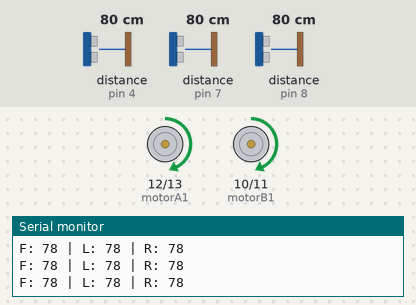
Bench run of a sketch on a simulated Arduino Uno, built with avr-gcc and run on an emulated ATmega328P. Parts: motor-driver pin pairs drawn as motors (green arrow = first pin HIGH = forward, orange = second pin HIGH = backward, longer = more drive, scaled by the enable pin), the last lines printed to the serial monitor. Wiring (inferred from the names in the program): 3 × ultrasonic range finder: trigger pin 2, echo pin 4 / trigger pin 6, echo pin 7 / trigger pin 9, echo pin 8. Inputs (shaded band) come from the test bench; at power-on: distance to the obstacle (sensors on pin 4, pin 7, pin 8) 80 cm. The echo pulse lasts 58.3 µs per cm.

Above: at 1.2 s.
1.3 s: distance to the obstacle (sensor on pin 4) set to 13 cm
4.3 s: distance to the obstacle (sensor on pin 4) set to 10 cm
At 4.9 s:
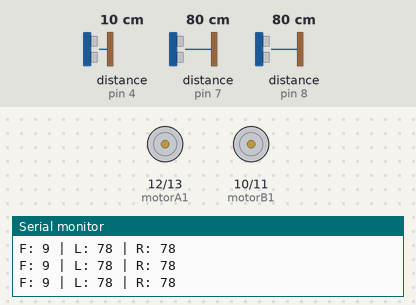
5.8 s: distance to the obstacle (sensor on pin 7) set to 12 cm
8.8 s: distance to the obstacle (sensor on pin 7) set to 9 cm
At 9.8 s:
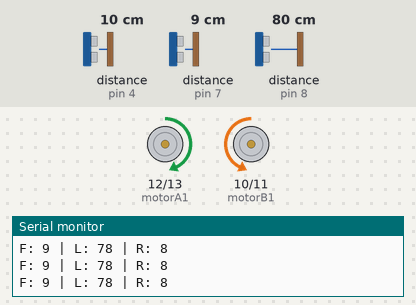
10.3 s: distance to the obstacle (sensor on pin 7) set to 60 cm
At 11.3 s:
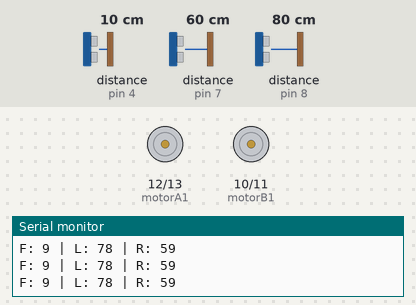
11.8 s: distance to the obstacle (sensor on pin 8) set to 12 cm
14.8 s: distance to the obstacle (sensor on pin 8) set to 9 cm
At 15.7 s:
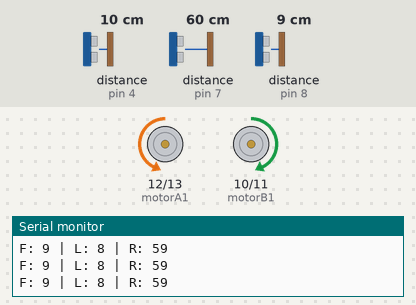
Timing chart, 0 to 17.3 s (numbered marks = the images above; inputs shaded):
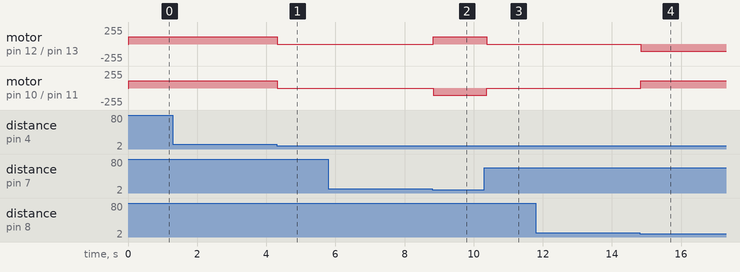

The sketch:

sketch_feb2a.ino
```cpp
/* =====================================
   SMART CAR USING 3 ULTRASONIC
   KELOMPOK 6
   Ady Marsha Maulana (2510816110001)
   Siti Rabi'ah Kamil Putri (2510819120004)
   Nabilla (2510819120005)
   Aisyah Dini Nur'azmi (2510819320001)
   Muhammad nor Fadillah (2510816210004)
   ===================================== */

// ===== ULTRASONIC SENSOR =====
#define trigFront 2
#define echoFront 4

#define trigLeft 9
#define echoLeft 8

#define trigRight 6
#define echoRight 7

// ===== MOTOR DRIVER =====
#define motorA1 12   // Motor kiri
#define motorA2 13
#define motorB1 10   // Motor kanan
#define motorB2 11

#define enableA 3
#define enableB 5

/* =====================================
   VARIABLE
   ===================================== */
int distanceFront;
int distanceLeft;
int distanceRight;

const int safeDistance = 10; // cm
const int speedMotor = 110;

/* =====================================
   SETUP
   ===================================== */
void setup() {
  pinMode(trigFront, OUTPUT);
  pinMode(echoFront, INPUT);

  pinMode(trigLeft, OUTPUT);
  pinMode(echoLeft, INPUT);

  pinMode(trigRight, OUTPUT);
  pinMode(echoRight, INPUT);

  pinMode(motorA1, OUTPUT);
  pinMode(motorA2, OUTPUT);
  pinMode(motorB1, OUTPUT);
  pinMode(motorB2, OUTPUT);

  pinMode(enableA, OUTPUT);
  pinMode(enableB, OUTPUT);

  Serial.begin(9600);
}

/* =====================================
   MAIN LOOP
   ===================================== */
void loop() {

  distanceFront = readUltrasonic(trigFront, echoFront);
  distanceLeft  = readUltrasonic(trigLeft, echoLeft);
  distanceRight = readUltrasonic(trigRight, echoRight);

  Serial.print("F: "); Serial.print(distanceFront);
  Serial.print(" | L: "); Serial.print(distanceLeft);
  Serial.print(" | R: "); Serial.println(distanceRight);

  // ===== SMART AVOIDANCE LOGIC =====
  if (distanceFront > safeDistance && distanceRight > safeDistance && distanceLeft > safeDistance) {
    moveForward();
  }
  else {

     if (distanceRight < safeDistance) {
      turnRight();

    }
    else if (distanceLeft < safeDistance) {
      turnLeft();
    }
    else {
      stopMotor();
    }
  }
}

/* =====================================
   ULTRASONIC FUNCTION
   ===================================== */
int readUltrasonic(int trigPin, int echoPin) {
  digitalWrite(trigPin, LOW);
  delayMicroseconds(2);

  digitalWrite(trigPin, HIGH);
  delayMicroseconds(10);
  digitalWrite(trigPin, LOW);

  long duration = pulseIn(echoPin, HIGH, 30000);
  if (duration == 0) return 300;

  return duration * 0.034 / 2;
}

/* =====================================
   MOTOR CONTROL
   ===================================== */
void moveForward() {
  digitalWrite(motorA1, HIGH);
  digitalWrite(motorA2, LOW);
  digitalWrite(motorB1, HIGH);
  digitalWrite(motorB2, LOW);
  analogWrite(enableA, speedMotor);
  analogWrite(enableB, speedMotor);
}

void turnLeft() {
  digitalWrite(motorA1, LOW);
  digitalWrite(motorA2, HIGH);
  digitalWrite(motorB1, HIGH);
  digitalWrite(motorB2, LOW);
  analogWrite(enableA, speedMotor);
  analogWrite(enableB, speedMotor);
  delay(300);
}

void turnRight() {
  digitalWrite(motorA1, HIGH);
  digitalWrite(motorA2, LOW);
  digitalWrite(motorB1, LOW);
  digitalWrite(motorB2, HIGH);
  analogWrite(enableA, speedMotor);
  analogWrite(enableB, speedMotor);
  delay(300);
}

void stopMotor() {
  analogWrite(enableA, 0);
  analogWrite(enableB, 0);
  digitalWrite(motorA1, LOW);
  digitalWrite(motorA2, HIGH);
  digitalWrite(motorB1, LOW);
  digitalWrite(motorB2, HIGH);
}
```

Measured:
- the behaviour switches between 12 and 11 cm on distance to the obstacle (sensor on pin 4) (found by bisection; images 0 and 1)
- the behaviour switches between 11 and 10 cm on distance to the obstacle (sensor on pin 7) (found by bisection; images 1 and 2)
- the behaviour switches between 11 and 10 cm on distance to the obstacle (sensor on pin 8) (found by bisection; images 3 and 4)
- after the input at 4.3 s, motor on pin 12 (motorA1) / pin 13 (motorA2), motor on pin 10 (motorB1) / pin 11 (motorB2): forward 110/255 → stopped at once
- after the input at 8.8 s, motor on pin 12 (motorA1) / pin 13 (motorA2): stopped → forward 110/255 at once; motor on pin 10 (motorB1) / pin 11 (motorB2): stopped → backward 110/255 at once
- after the input at 10.3 s, motor on pin 12 (motorA1) / pin 13 (motorA2): forward 110/255 → stopped after 0.07 s; motor on pin 10 (motorB1) / pin 11 (motorB2): backward 110/255 → stopped after 0.07 s
- after the input at 14.8 s, motor on pin 12 (motorA1) / pin 13 (motorA2): stopped → backward 110/255 at once; motor on pin 10 (motorB1) / pin 11 (motorB2): stopped → forward 110/255 at once
